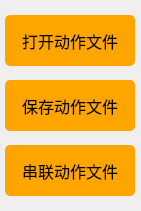
    <widget class="QWidget" name="widget_4" native="true">
     <property name="geometry">
      <rect>
       <x>765</x>
       <y>360</y>
       <width>141</width>
       <height>211</height>
      </rect>
     </property>
     <property name="styleSheet">
      <string notr="true">#widget_4 {border:1px solid #242424;
border-color: rgb(200, 200, 200);}</string>
     </property>
     <widget class="QPushButton" name="Button_OpenActionGroup">
      <property name="geometry">
       <rect>
        <x>5</x>
        <y>15</y>
        <width>130</width>
        <height>51</height>
       </rect>
      </property>
      <property name="font">
       <font>
        <family>黑体</family>
        <pointsize>12</pointsize>
       </font>
      </property>
      <property name="styleSheet">
       <string notr="true">QPushButton{background-color: rgb(255, 165, 0);}
QPushButton:hover{background-color:  rgb(255, 210, 0);}
QPushButton{border-radius:5px;}</string>
      </property>
      <property name="text">
       <string>打开动作文件</string>
      </property>
     </widget>
     <widget class="QPushButton" name="Button_SaveActionGroup">
      <property name="geometry">
       <rect>
        <x>5</x>
        <y>80</y>
        <width>130</width>
        <height>51</height>
       </rect>
      </property>
      <property name="font">
       <font>
        <family>黑体</family>
        <pointsize>12</pointsize>
       </font>
      </property>
      <property name="styleSheet">
       <string notr="true">QPushButton{background-color: rgb(255, 165, 0);}
QPushButton:hover{background-color:  rgb(255, 210, 0);}
QPushButton{border-radius:5px;}</string>
      </property>
      <property name="text">
       <string>保存动作文件</string>
      </property>
     </widget>
     <widget class="QPushButton" name="Button_TandemActionGroup">
      <property name="geometry">
       <rect>
        <x>5</x>
        <y>145</y>
        <width>130</width>
        <height>51</height>
       </rect>
      </property>
      <property name="font">
       <font>
        <family>黑体</family>
        <pointsize>12</pointsize>
       </font>
      </property>
      <property name="styleSheet">
       <string notr="true">QPushButton{background-color: rgb(255, 165, 0);}
QPushButton:hover{background-color:  rgb(255, 210, 0);}
QPushButton{border-radius:5px;}</string>
      </property>
      <property name="text">
       <string>串联动作文件</string>
      </property>
     </widget>
    </widget>
